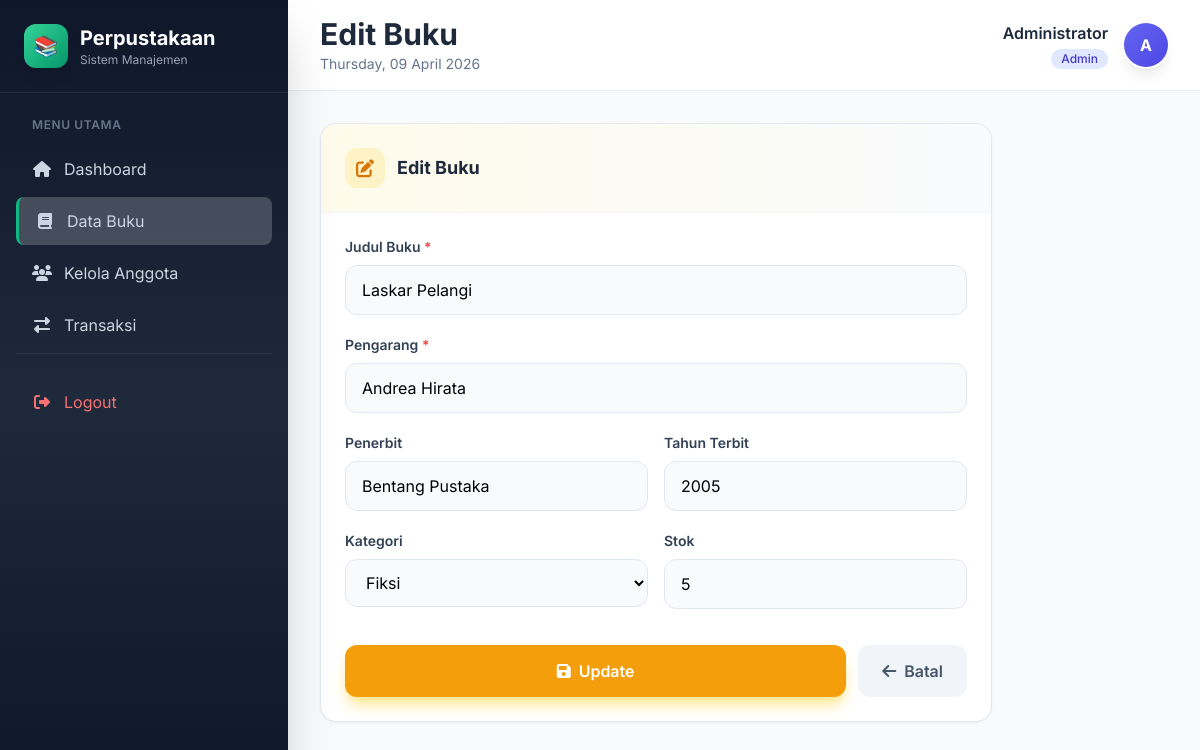
The page /admin/buku/edit/1 (signed in) on the database its author committed.
### tables this page shows
CREATE TABLE tb_buku (
    id_buku INT AUTO_INCREMENT PRIMARY KEY,
    judul VARCHAR(200) NOT NULL,
    pengarang VARCHAR(100) NOT NULL,
    penerbit VARCHAR(100),
    tahun_terbit YEAR,
    id_kategori INT,
    stok INT DEFAULT 1,
    created_at TIMESTAMP DEFAULT CURRENT_TIMESTAMP,
    FOREIGN KEY (id_kategori) REFERENCES tb_kategori(id_kategori) ON DELETE SET NULL
);

CREATE TABLE tb_kategori (
    id_kategori INT AUTO_INCREMENT PRIMARY KEY,
    nama_kategori VARCHAR(50) NOT NULL
);

### controllers/BukuController.php (called while the page is built, shortened)
<?php
class BukuController extends Controller {
    private $bukuModel;
    private $kategoriModel;
    public function __construct() {
        $this->bukuModel = new Buku();
        $this->kategoriModel = new Kategori();
    }
    public function edit($id) {
        $buku = $this->bukuModel->getById($id);
        $kategoris = $this->kategoriModel->getAll();
        $this->view('admin/buku/edit', [
            'user' => $this->getCurrentUser(),
            'buku' => $buku,
            'kategoris' => $kategoris,
            'flash' => $this->getFlash()
        ]);
    }
}

### index.php (called while the page is built, shortened)
<?php
require_once __DIR__ . '/core/Database.php';
require_once __DIR__ . '/core/Model.php';
require_once __DIR__ . '/core/Router.php';
require_once __DIR__ . '/controllers/DashboardController.php';
require_once __DIR__ . '/controllers/BukuController.php';
$router = new Router();
$router->get('/', [AuthController::class, 'loginForm']);
$router->get('/login', [AuthController::class, 'loginForm']);
$router->post('/login', [AuthController::class, 'login']);
$router->get('/register', [AuthController::class, 'registerForm']);
$router->post('/register', [AuthController::class, 'register']);
$router->get('/logout', [AuthController::class, 'logout']);
$router->get('/dashboard', [DashboardController::class, 'index']);
$router->get('/admin/buku', [BukuController::class, 'index']);
$router->get('/admin/buku/create', [BukuController::class, 'create']);
$router->post('/admin/buku/store', [BukuController::class, 'store']);
$router->get('/admin/buku/edit/{id}', [BukuController::class, 'edit']);
$router->post('/admin/buku/update/{id}', [BukuController::class, 'update']);
$router->get('/admin/buku/delete/{id}', [BukuController::class, 'delete']);
$router->get('/admin/buku/search', [BukuController::class, 'search']);
$router->get('/admin/anggota', [AnggotaController::class, 'index']);
$router->get('/admin/anggota/create', [AnggotaController::class, 'create']);
$router->post('/admin/anggota/store', [AnggotaController::class, 'store']);
$router->get('/admin/anggota/edit/{id}', [AnggotaController::class, 'edit']);
$router->post('/admin/anggota/update/{id}', [AnggotaController::class, 'update']);
$router->get('/admin/anggota/delete/{id}', [AnggotaController::class, 'delete']);
$router->get('/admin/transaksi', [TransaksiController::class, 'index']);
$router->get('/admin/transaksi/create', [TransaksiController::class, 'create']);
$router->post('/admin/transaksi/store', [TransaksiController::class, 'store']);
$router->get('/admin/transaksi/kembalikan/{id}', [TransaksiController::class, 'kembalikan']);
$router->get('/admin/transaksi/delete/{id}', [TransaksiController::class, 'delete']);
$router->get('/user/peminjaman', [PeminjamanController::class, 'index']);
$router->get('/user/peminjaman/pinjam', [PeminjamanController::class, 'pinjam']);
$router->post('/user/peminjaman/pinjam', [PeminjamanController::class, 'storePinjam']);
$router->get('/user/peminjaman/kembalikan/{id}', [PeminjamanController::class, 'kembalikan']);
$router->get('/user/buku', [PeminjamanController::class, 'cariBuku']);
$router->run();

### core/Database.php (called while the page is built, shortened)
<?php
class Database {
    private static $instance = null;
    private $pdo;
    private function __construct() {
        $dsn = "mysql:host=" . DB_HOST . ";dbname=" . DB_NAME . ";charset=" . DB_CHARSET;
        $options = [
            PDO::ATTR_ERRMODE => PDO::ERRMODE_EXCEPTION,
            PDO::ATTR_DEFAULT_FETCH_MODE => PDO::FETCH_ASSOC,
            PDO::ATTR_EMULATE_PREPARES => false
        ];
        try {
            $this->pdo = new PDO($dsn, DB_USER, DB_PASS, $options);
        } catch (PDOException $e) {
            die("Koneksi database gagal: " . $e->getMessage());
        }
    }
    public static function getInstance() {
        if (self::$instance === null) {
            self::$instance = new self();
        }
        return self::$instance;
    }
    public function query($sql, $params = []) {
        $stmt = $this->pdo->prepare($sql);
        $stmt->execute($params);
        return $stmt;
    }
    public function fetch($sql, $params = []) {
        return $this->query($sql, $params)->fetch();
    }
    public function fetchAll($sql, $params = []) {
        return $this->query($sql, $params)->fetchAll();
    }
}

### core/Model.php (called while the page is built, shortened)
<?php
class Model {
    protected $db;
    protected $table;
    protected $primaryKey = 'id';
    public function __construct() {
        $this->db = Database::getInstance();
    }
    public function getAll() {
        return $this->db->fetchAll("SELECT * FROM {$this->table}");
    }
    public function getById($id) {
        return $this->db->fetch("SELECT * FROM {$this->table} WHERE {$this->primaryKey} = ?", [$id]);
    }
}

### views/admin/buku/edit.php (the view, shortened to what this page needs)
<?php
require_once __DIR__ . '/../../layouts/header.php';
?>
<div class="max-w-2xl animate-slide">
    <div class="bg-white rounded-2xl shadow-sm border border-slate-200 overflow-hidden">
        <div class="p-6 border-b border-slate-100 bg-gradient-to-r from-amber-50 to-slate-50">
            <h3 class="text-lg font-bold text-slate-800 flex items-center gap-3">
                <div class="w-10 h-10 bg-amber-100 rounded-xl flex items-center justify-center">
                    <i class="fas fa-edit text-amber-600"></i>
                </div>
                Edit Buku
            </h3>
        </div>
        <form action="<?= BASE_URL ?>/admin/buku/update/<?= $buku['id_buku'] ?>"
              method="POST"
              class="p-6 space-y-5">
            <div>
                <label class="block text-sm font-semibold text-slate-700 mb-2">
                    Judul Buku <span class="text-red-500">*</span>
                </label>
                <input type="text"
                       name="judul"
                       value="<?= htmlspecialchars($buku['judul']) ?>"
                       required
                       class="w-full px-4 py-3 bg-slate-50 border border-slate-200 rounded-xl
                       focus:border-indigo-500 focus:ring-2 focus:ring-indigo-100 outline-none transition-all">
            </div>
            <div>
                <label class="block text-sm font-semibold text-slate-700 mb-2">
                    Pengarang <span class="text-red-500">*</span>
                </label>
                <input type="text"
                       name="pengarang"
                       value="<?= htmlspecialchars($buku['pengarang']) ?>"
                       required
                       class="w-full px-4 py-3 bg-slate-50 border border-slate-200 rounded-xl
                       focus:border-indigo-500 focus:ring-2 focus:ring-indigo-100 outline-none transition-all">
            </div>
            <div class="grid grid-cols-1 md:grid-cols-2 gap-4">
                <div>
                    <label class="block text-sm font-semibold text-slate-700 mb-2">Penerbit</label>
                    <input type="text"
                           name="penerbit"
                           value="<?= htmlspecialchars($buku['penerbit'] ?? '') ?>"
                           class="w-full px-4 py-3 bg-slate-50 border border-slate-200 rounded-xl
                           focus:border-indigo-500 focus:ring-2 focus:ring-indigo-100 outline-none transition-all">
                </div>
                <div>
                    <label class="block text-sm font-semibold text-slate-700 mb-2">Tahun Terbit</label>
                    <input type="number"
                           name="tahun_terbit"
                           value="<?= $buku['tahun_terbit'] ?? '' ?>"
                           class="w-full px-4 py-3 bg-slate-50 border border-slate-200 rounded-xl
                           focus:border-indigo-500 focus:ring-2 focus:ring-indigo-100 outline-none transition-all">
                </div>
            </div>
            <div class="grid grid-cols-1 md:grid-cols-2 gap-4">
                <div>
                    <label class="block text-sm font-semibold text-slate-700 mb-2">Kategori</label>
                    <select name="id_kategori"
                        class="w-full px-4 py-3 bg-slate-50 border border-slate-200 rounded-xl
                        focus:border-indigo-500 focus:ring-2 focus:ring-indigo-100 outline-none transition-all">
                        <?php foreach ($kategoris as $k): ?>
                            <option value="<?= $k['id_kategori'] ?>"
                                <?= $buku['id_kategori'] == $k['id_kategori'] ? 'selected' : '' ?>>
                                <?= htmlspecialchars($k['nama_kategori']) ?>
                            </option>
                        <?php endforeach; ?>
                    </select>
                </div>
                <div>
                    <label class="block text-sm font-semibold text-slate-700 mb-2">Stok</label>
                    <input type="number"
                           name="stok"
                           value="<?= $buku['stok'] ?>"
                           min="0"
                           class="w-full px-4 py-3 bg-slate-50 border border-slate-200 rounded-xl
                           focus:border-indigo-500 focus:ring-2 focus:ring-indigo-100 outline-none transition-all">
                </div>
            </div>
            <div class="flex gap-3 pt-4">
                <button type="submit"
                    class="btn flex-1 py-3.5 bg-amber-500 hover:bg-amber-600 text-white rounded-xl
                    font-semibold shadow-lg shadow-amber-200 flex items-center justify-center gap-2">
                    <i class="fas fa-save"></i> Update
                </button>
                <a href="<?= BASE_URL ?>/admin/buku"
                   class="btn px-6 py-3.5 bg-slate-100 hover:bg-slate-200 text-slate-600
                   rounded-xl font-semibold flex items-center gap-2">
                    <i class="fas fa-arrow-left"></i> Batal
                </a>
            </div>
        </form>
    </div>
</div>
<?php
require_once __DIR__ . '/../../layouts/footer.php';
?>

### core/Router.php (shortened to what this page needs)
<?php
class Router {
    private $routes = [];
    public function get($path, $callback) {
        $this->routes['GET'][$path] = $callback;
    }
    public function post($path, $callback) {
        $this->routes['POST'][$path] = $callback;
    }
    public function run() {
        $method = $_SERVER['REQUEST_METHOD'];
        $uri = parse_url($_SERVER['REQUEST_URI'], PHP_URL_PATH);
        $basePath = str_replace('/index.php', '', $_SERVER['SCRIPT_NAME']);
        $uri = str_replace($basePath, '', $uri);
        $uri = '/' . trim($uri, '/');
        if (isset($this->routes[$method])) {
            foreach ($this->routes[$method] as $route => $callback) {
                $pattern = preg_replace('/\{([a-zA-Z]+)\}/', '([a-zA-Z0-9_-]+)', $route);
                $pattern = '#^' . $pattern . '$#';
                if (preg_match($pattern, $uri, $matches)) {
                    array_shift($matches);
                    if (is_array($callback)) {
                        $controller = new $callback[0]();
                        return call_user_func_array([$controller, $callback[1]], $matches);
                    }
                    return call_user_func_array($callback, $matches);
                }
            }
        }
    }
}

### views/layouts/header.php (style rules this page uses)
body { font-family: 'Inter', sans-serif; }
.btn { transition: all 0.2s ease; }
.animate-slide { animation: slideUp 0.4s ease-out; }

### rows shown on the page
tb_buku: judul "Laskar Pelangi", pengarang "Andrea Hirata", penerbit "Bentang Pustaka", tahun_terbit "2005", id_kategori "Fiksi", stok "5"
